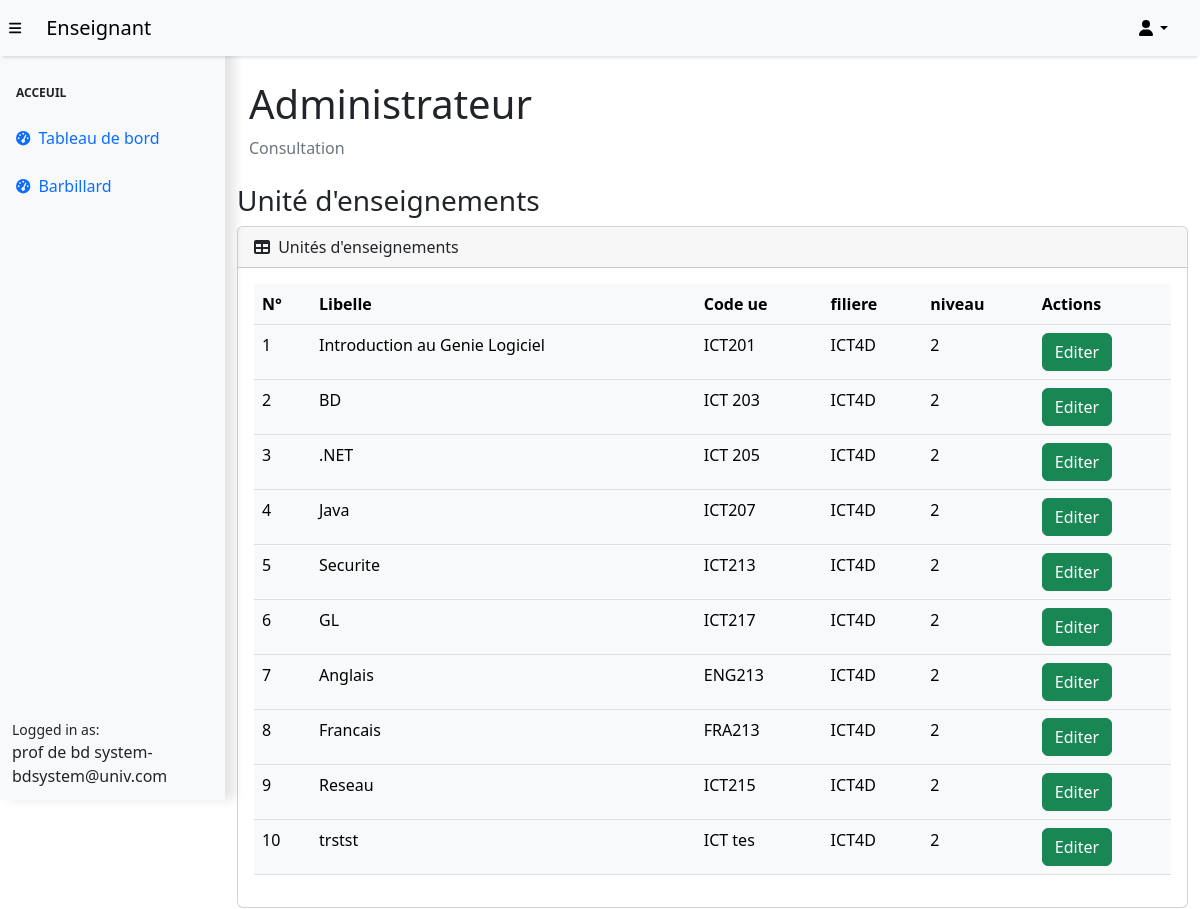
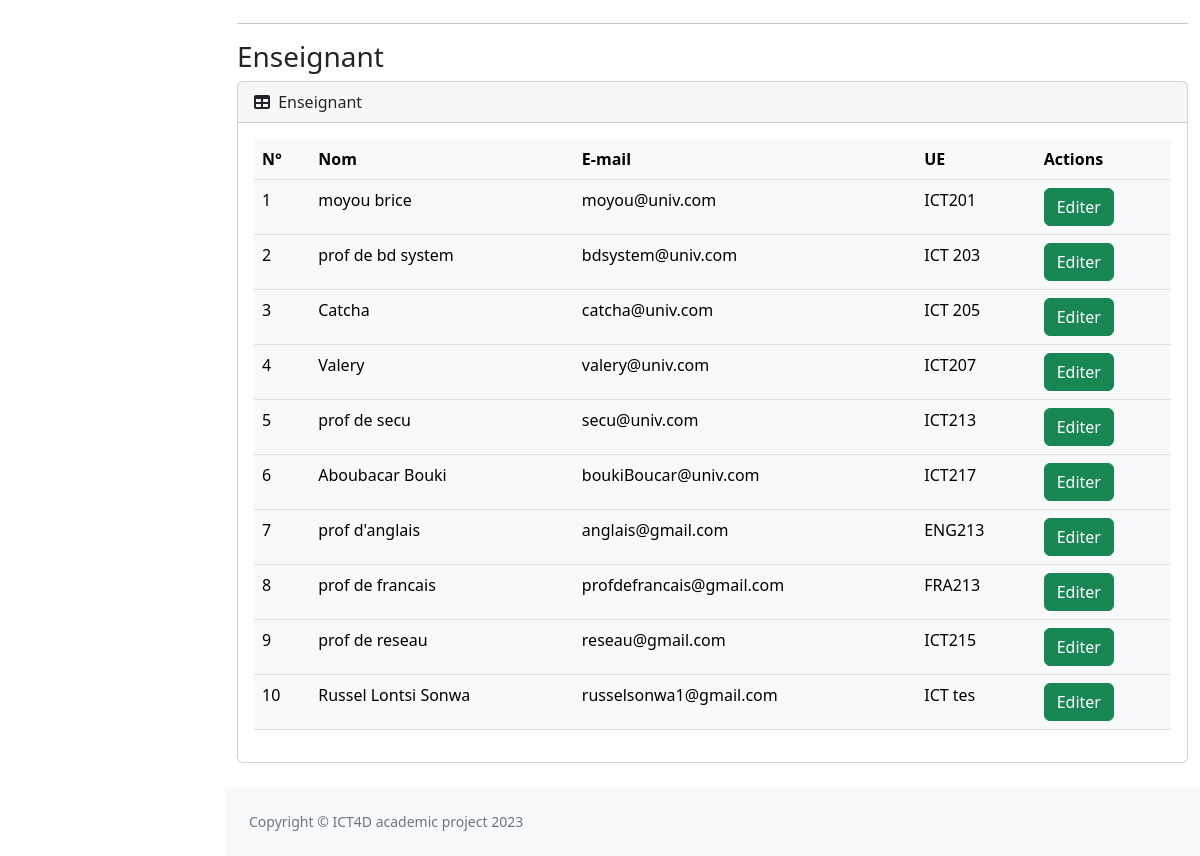
Screenshot of /enseignant/consulter.php (signed in) with the database file from the repository (2 pictures, top to bottom).
### tables this page shows
CREATE TABLE `ue` (
  `id_UE` int(11) NOT NULL,
  `code_UE` varchar(7) NOT NULL,
  `libelle_UE` varchar(255) DEFAULT NULL,
  `code_niveau` int(11) DEFAULT NULL,
  `id_filiere` int(11) DEFAULT NULL,
  `id_enseignant` int(11) DEFAULT NULL
);

CREATE TABLE `filiere` (
  `id_filiere` int(11) NOT NULL,
  `code_filiere` varchar(10) DEFAULT NULL,
  `libelle_filiere` varchar(255) DEFAULT NULL
);

CREATE TABLE `enseignant` (
  `id_enseignant` int(12) NOT NULL,
  `nom_enseignant` varchar(255) DEFAULT NULL,
  `email_enseignant` varchar(255) DEFAULT NULL,
  `mdp` varchar(255) NOT NULL,
  `privilege` int(11) NOT NULL DEFAULT 0
);

### enseignant/consulter.php (the view, shortened to what this page needs)
<?php session_start() ;
    require_once 'functions_include/admin_adding.php';
    $stm = $con->prepare($sql = "SELECT id_UE, code_UE, libelle_UE, ue.code_niveau, code_filiere from ue Join niveau nv on nv.code_niveau = ue.code_niveau JOIN filiere f on f.id_filiere=ue.id_filiere");
    $stm->execute();
    $rqs = $stm->fetchAll();
    $stm = $con->prepare("SELECT e.id_enseignant, nom_enseignant, email_enseignant, code_UE   from enseignant e join ue on e.id_enseignant=ue.id_enseignant");
    $stm->execute();
    $reqs = $stm->fetchAll();
?>
<!DOCTYPE html>
<html lang="fr">
    <head>
        <link href="https://cdn.jsdelivr.net/npm/simple-datatables@7.1.2/dist/style.min.css" rel="stylesheet" />
        <link href="css/styles.css" rel="stylesheet" />
    </head>
    <body class="sb-nav-fixed">
    <?php include_once "templates/fixedNavBar.php";?>
    <div id="layoutSidenav">
        <div id="layoutSidenav_content">
            <?php include_once "templates/sideBar.php" ?>
            <main>
                <div class="container-fluid px-4">
                    <h1 class="mt-4">Administrateur</h1>
                    <ol class="breadcrumb mb-4">
                        <li class="breadcrumb-item active">Consultation</li>
                    </ol>
                </div>
                <div class="container">
                <h3>Unité d'enseignements</h3>
                <div class="card mb-4">
                            <div class="card-header">
                                <i class="fas fa-table me-1"></i>
                                Unités d'enseignements
                            </div>
                            <div class="card-body">
                                <table class="table table-light">
                                    <thead>
                                        <tr>
                                            <th>N°</th>
                                            <th>Libelle</th>
                                            <th>Code ue</th>
                                            <th>filiere</th>
                                            <th>niveau</th>
                                            <th>Actions</th>
                                        </tr>
                                    </thead>
                                    <tbody>
                                    <?php
                                            $i = 1;
                                            foreach ($rqs as $rq) {
                                        ?>
                                            <form action="" method="get">
                                                <tr>
                                                    <td><?=$i?></td>
                                                    <td><?=$rq['libelle_UE']?></td>
                                                    <td><?=$rq['code_UE']?></td>
                                                    <td><?=$rq['code_filiere']?></td>
                                                    <td><?=$rq['code_niveau']?></td>
                                                    <td><a href="modif-UE.php?code_ue=<?=$rq['id_UE']?>" class="btn btn-success">Editer</a></td>
                                                </tr>
                                            </form>
                                        <?php
                                            $i++;
                                            }
                                        ?>
                                    </tbody>
                                </table>
                            </div>
                        </div>
                        <hr>
                        <h3>Enseignant</h3>
                        <div class="card mb-4">
                            <div class="card-header">
                                <i class="fas fa-table me-1"></i>
                                Enseignant
                            </div>
                            <div class="card-body">
                                <table class="table table-light">
                                    <thead>
                                        <tr>
                                            <th>N°</th>
                                            <th>Nom</th>
                                            <th>E-mail</th>
                                            <th>UE</th>
                                            <th>Actions</th>
                                        </tr>
                                    </thead>
                                    <tbody>
                                    <?php
                                            $i = 1;
                                            foreach ($reqs as $rq) {
                                        ?>
                                            <form action="" method="get" >
                                                <tr id="row_<?=$rq['id_enseignant']?>">
                                                    <td><?=$i?></td>
                                                    <td><?=$rq['nom_enseignant']?></td>
                                                    <td><?=$rq['email_enseignant']?></td>
                                                    <td><?=$rq['code_UE']?></td>
                                                    <td><a href="modif-ens.php?id=<?=$rq['id_enseignant']?>" class="btn btn-success">Editer</a> </td>
                                                </tr>
                                            </form>
                                        <?php
                                            $i++;
                                            }
                                        ?>
                                    </tbody>
                                </table>
                            </div>
                        </div>
                </div>
                </main>
            <?php include_once "templates/footer.php";?>
        </div>
    </div>
</body>
</html>

### rows the page displays
ue: libelle_UE "Introduction au Genie Logiciel", code_UE "ICT201", id_filiere.code_filiere "ICT4D", code_niveau "2", id_enseignant.nom_enseignant "moyou brice", id_enseignant.email_enseignant "moyou@univ.com"
ue: libelle_UE "BD", code_UE "ICT 203", id_filiere.code_filiere "ICT4D", code_niveau "2", id_enseignant.nom_enseignant "prof de bd system", id_enseignant.email_enseignant "bdsystem@univ.com"
ue: libelle_UE ".NET", code_UE "ICT 205", id_filiere.code_filiere "ICT4D", code_niveau "2", id_enseignant.nom_enseignant "Catcha", id_enseignant.email_enseignant "catcha@univ.com"
ue: libelle_UE "Java", code_UE "ICT207", id_filiere.code_filiere "ICT4D", code_niveau "2", id_enseignant.nom_enseignant "Valery", id_enseignant.email_enseignant "valery@univ.com"
ue: libelle_UE "Securite", code_UE "ICT213", id_filiere.code_filiere "ICT4D", code_niveau "2", id_enseignant.nom_enseignant "prof de secu", id_enseignant.email_enseignant "secu@univ.com"
ue: libelle_UE "GL", code_UE "ICT217", id_filiere.code_filiere "ICT4D", code_niveau "2", id_enseignant.nom_enseignant "Aboubacar Bouki", id_enseignant.email_enseignant "boukiBoucar@univ.com"
ue: libelle_UE "Anglais", code_UE "ENG213", id_filiere.code_filiere "ICT4D", code_niveau "2", id_enseignant.nom_enseignant "prof d'anglais", id_enseignant.email_enseignant "anglais@gmail.com"
ue: libelle_UE "Francais", code_UE "FRA213", id_filiere.code_filiere "ICT4D", code_niveau "2", id_enseignant.nom_enseignant "prof de francais", id_enseignant.email_enseignant "profdefrancais@gmail.com"
ue: libelle_UE "Reseau", code_UE "ICT215", id_filiere.code_filiere "ICT4D", code_niveau "2", id_enseignant.nom_enseignant "prof de reseau", id_enseignant.email_enseignant "reseau@gmail.com"
ue: libelle_UE "trstst", code_UE "ICT tes", id_filiere.code_filiere "ICT4D", code_niveau "2", id_enseignant.nom_enseignant "Russel Lontsi Sonwa", id_enseignant.email_enseignant "russelsonwa1@gmail.com"

### other values shown
$_SESSION['user']['nom_enseignant'] "prof de bd system"
$_SESSION['user']['email_enseignant'] "bdsystem@univ.com"
